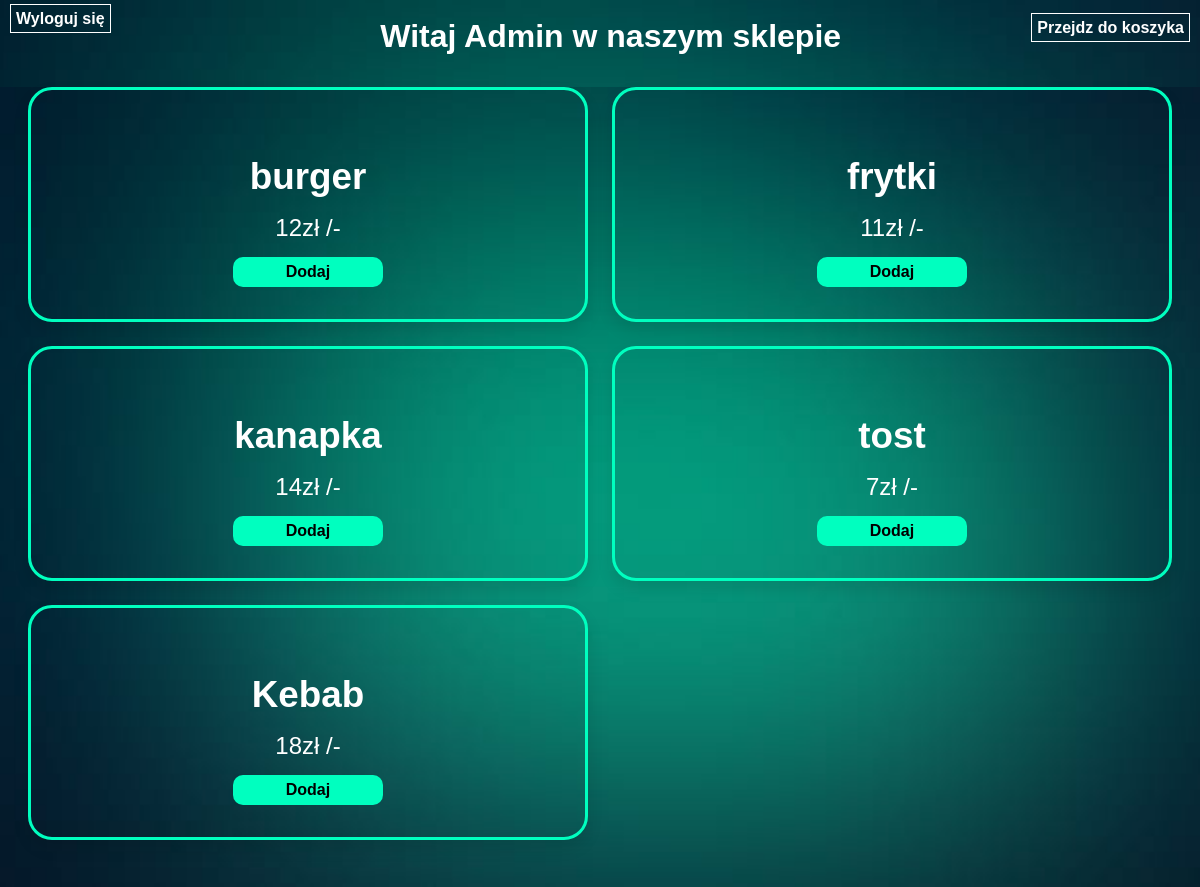
The app's page /sklep.php (signed in) with its own data.
### tables this page shows
CREATE TABLE `produkt` (
  `id` int(255) NOT NULL,
  `Nazwa` varchar(255) NOT NULL,
  `Cena` varchar(255) NOT NULL,
  `Zdjecie` varchar(255) NOT NULL
);

### sklep.php (the view, shortened to what this page needs)
<?php
require_once "connect.php";
   $conn = new mysqli($host,$db_user,$db_password,$db_name);
?>
<!DOCTYPE html>
<html lang="en">
<head>
</head>
<body>
<section>
   <div class="koszyk">
      <a href="koszyk.php"><ion-icon name="cart-outline"></ion-icon>Przejdz do koszyka</a>
   </div>
   <div class="logout">
      <?php
         echo "<a href='logout.php' class='a'>Wyloguj się</a><br>";
      ?>
   </div>
   <div class="naglowek">
      <?php
      echo "<h2>Witaj ".$_SESSION['User']." w naszym sklepie</h2>";
      ?>
</div>
<section class="products">
         <div class="box-container">
            <?php
            $select_products = mysqli_query($conn, "SELECT * FROM `produkt`");
            if(mysqli_num_rows($select_products) > 0){
               while($fetch_product = mysqli_fetch_assoc($select_products)){
            ?>
            <form action="" method="post">
               <div class="box">
                  <h3><?php echo $fetch_product['Nazwa']; ?></h3>
                  <div class="price"><?php echo $fetch_product['Cena']; ?>zł /-</div>
                  <input type="submit" class="btn" value="Dodaj" name="add_to_cart">
               </div>
            </form>
            <?php
               };
            };
            ?>
         </div>
</section>
</section>
</body>
</html>

### sklep.php (style rules this page uses)
* { margin: 0; padding: 0; font-family:sans-serif; }
section { min-height: 100vh; width: 100%; background: url(tlo3.jpg)no-repeat; background-position: center; background-size: cover; }
a { text-decoration: none; color: #fff; font-weight: 600; border:1px solid white; padding: 5px; position: relative; top: 10px; margin: 10px; }
.btn { width: 150px; height: 30px; border-radius: 10px; background: #00ffbf; border: none; outline: none; cursor: pointer; font-size: 1em; font-weight:600 ; margin-top: 15px; }
.koszyk { float:right; }
.naglowek { display: flex; justify-content: center; }
h2 { font-size: 2em; color: white; text-align: center; position: relative; left: 100px; }
h3 { color: white; }
.products .box-container { display: grid; grid-template-columns: repeat(auto-fit, 35rem); gap:1.5rem; justify-content: center; }
.products .box-container .box { text-align: center; padding:2rem; box-shadow:0 .5rem 1rem rgba(0,0,0,.1); border:.2rem solid #00ffbf; border-radius: 1.5rem; }
.products .box-container .box h3 { margin:1rem 0; font-size: 2.3rem; color:white; }
.products .box-container .box .price { font-size: 1.5rem; color:white; }
.products { margin-top: 2rem; }

### records on screen
produkt: Nazwa "burger", Cena "12"
produkt: Nazwa "frytki", Cena "11"
produkt: Nazwa "kanapka", Cena "14"
produkt: Nazwa "tost", Cena "7"
produkt: Nazwa "Kebab", Cena "18"

### other values on screen
$_SESSION['User'] "Admin"
